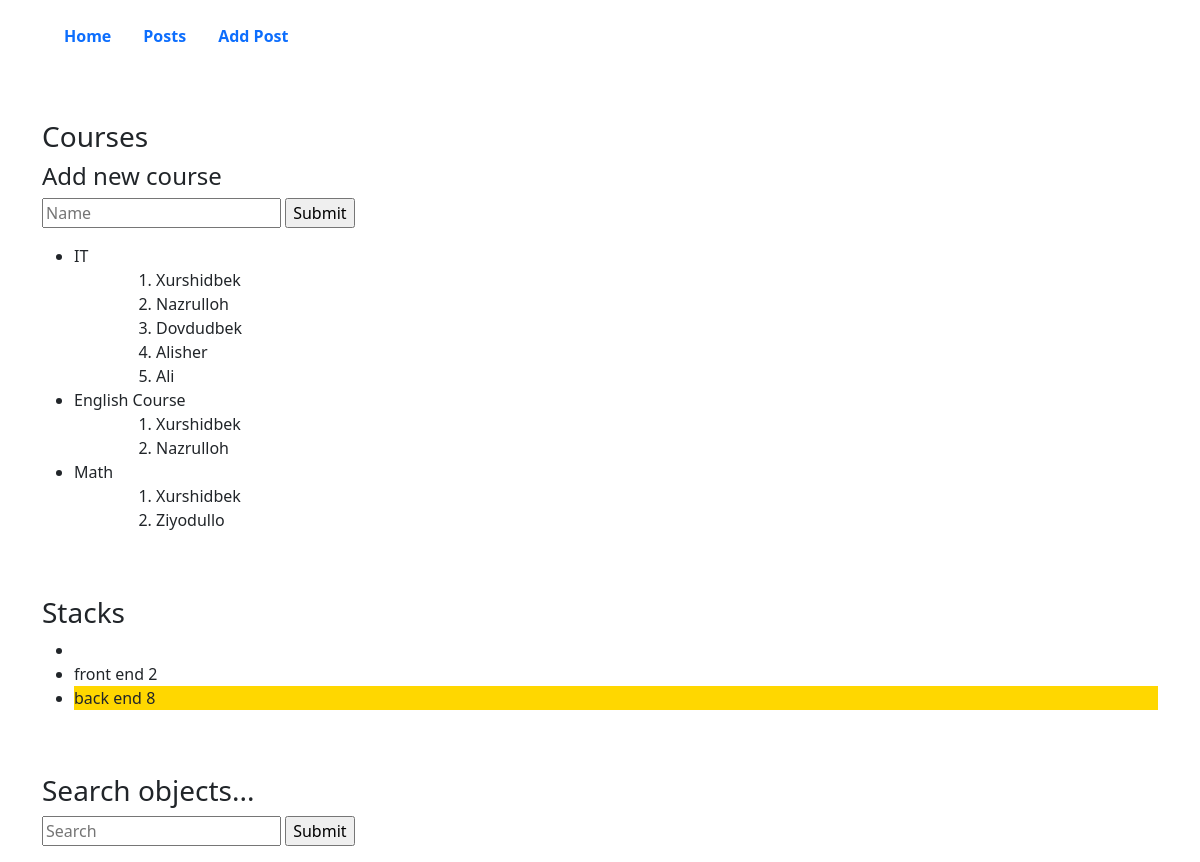
The app's page /, older data.
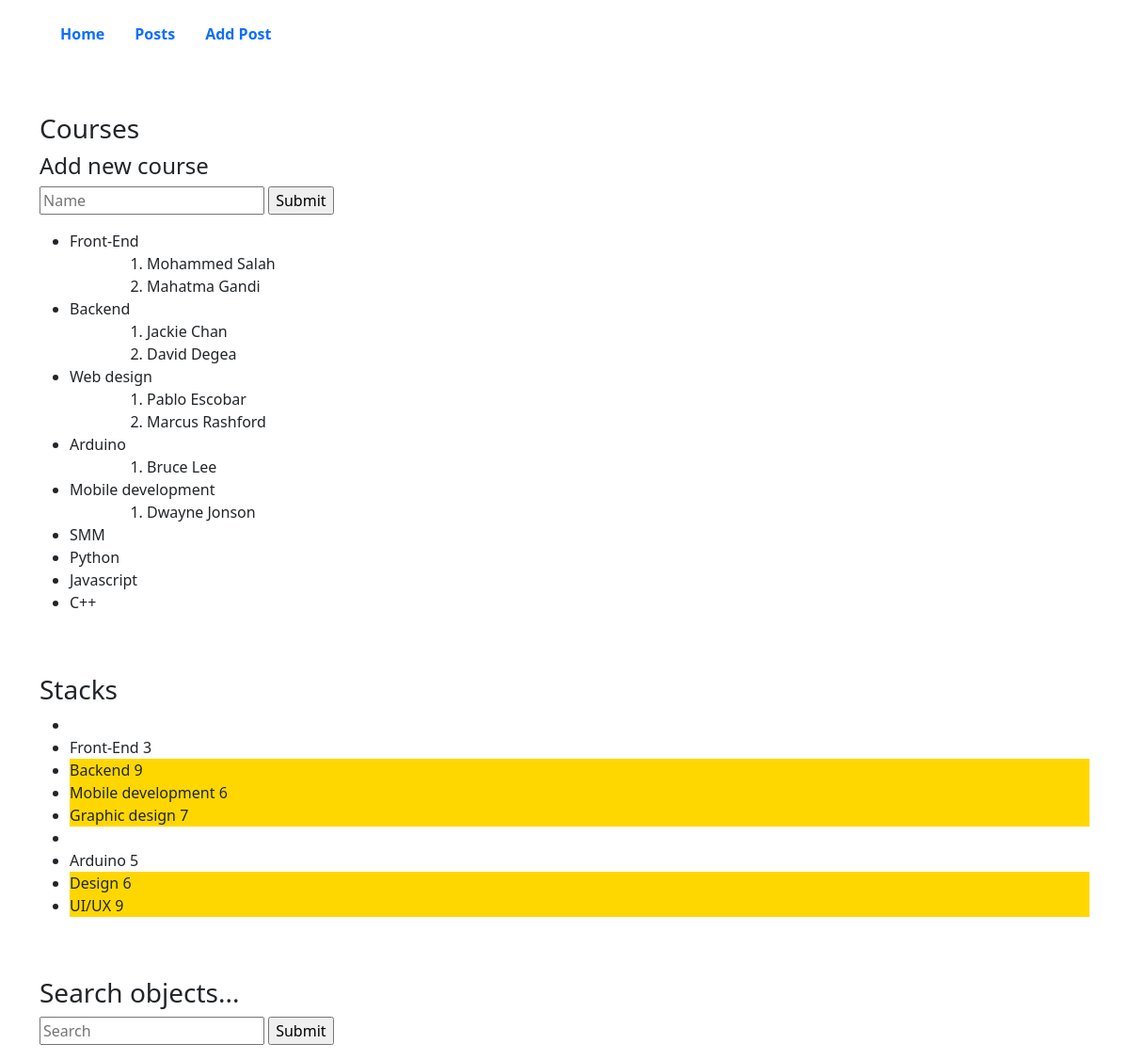
The same page, newer data.
### main_app/models.py (models this page shows, shortened)
class Course(models.Model):
    name = models.CharField(max_length=100)

class Student(models.Model):
    name = models.CharField(max_length=100)
    age = models.PositiveIntegerField(default=0)
    course = models.ForeignKey("Course", on_delete=models.CASCADE, related_name="students")

class Stacks(models.Model):
    name = models.CharField(max_length=100, unique=True)
    stars = models.PositiveSmallIntegerField(default=0)

### main_app/views.py (the view)
# urls.py: path('', views.testView, name='test'),
def testView(request):
    stacks = Stacks.objects.all()
    course = Course.objects.all()
    data = {
        "stacks":stacks,
        "courses":course
    }
    return render(request, "index.html", context=data)

### templates/index.html (shortened to what this page needs)
{% extends 'base.html' %}
{% load static %}
{% block content %}
    <main>
        <br>
        <br>
        <div class="container">
            <h3 >Courses</h3>
            <h4>Add new course</h4>
            <form action="{% url 'main_app:add_course' %}" method="POST">
                <p>
                    <input type="text" name="name" maxlength="100" placeholder="Name">
                    <input type="submit">
                </p>
            </form>
            <ul>
                {% for course in courses %}
                    <li>
                        {{course.name}}
                        <ol style="margin-left: 50px;">
                            {% for std in course.students.all %}
                            <li>{{std.name}}</li>
                            {% endfor %}
                        </ol>
                    </li>
                {% endfor %}
            </ul>
        </div>
        <br>
        <br>
        <div class="container">
            <h3>Stacks</h3>
            <ul>
                {% for stack in stacks %}
                    {% if stack.stars > 5 %}
                    <li style="background-color: gold;">
                        {{stack.name}} <box-icon name='star'></box-icon>
                        {{stack.stars}}
                    </li>
                    {% else %}
                    <li>
                        <li>
                            {{stack.name}} <box-icon name='star'></box-icon>
                            {{stack.stars}}
                        </li>
                    </li>
                    {% endif %}
                {% endfor %}
            </ul>
        </div>
        <br>
        <br>
        <div class="container">
            <div class="my">
                <h3>Search objects...</h3>
                <form action="{% url 'main_app:search' %}" method="get">
                    <input type="text" name="q" placeholder="Search">
                    <input type="submit">
                </form>
            </div>
        </div>
    </main>
{% endblock %}

Row changes from the older to the newer data that the page shows:
removed Student: name "Ali", shown under Course "IT"
changed Course: name "IT" → "Front-End"; gains Student (name "Mahatma Gandi"); loses Student (name "Nazrulloh"); loses Student (name "Dovdudbek"); loses Student (name "Alisher")
changed Student: name "Xurshidbek" → "Mohammed Salah"
changed Course: name "English Course" → "Backend"; gains Student (name "Jackie Chan"); loses Student (name "Xurshidbek")
changed Student: name "Nazrulloh" → "David Degea"
changed Course: name "Math" → "Web design"; gains Student (name "Pablo Escobar"); gains Student (name "Marcus Rashford"); loses Student (name "Xurshidbek"); loses Student (name "Ziyodullo")
added Course: name "Arduino", Student (name "Bruce Lee")
added Course: name "Mobile development", Student (name "Dwayne Jonson")
added Course: name "SMM"
added Course: name "Python"
added Course: name "Javascript"
added Course: name "C++"
changed Stacks: name "front end" → "Front-End"; stars "2" → "3"
changed Stacks: name "back end" → "Backend"; stars "8" → "9"
added Stacks: name "Mobile development", stars "6"
added Stacks: name "Graphic design", stars "7"
added Stacks: name "Arduino", stars "5"
added Stacks: name "Design", stars "6"
added Stacks: name "UI/UX", stars "9"
